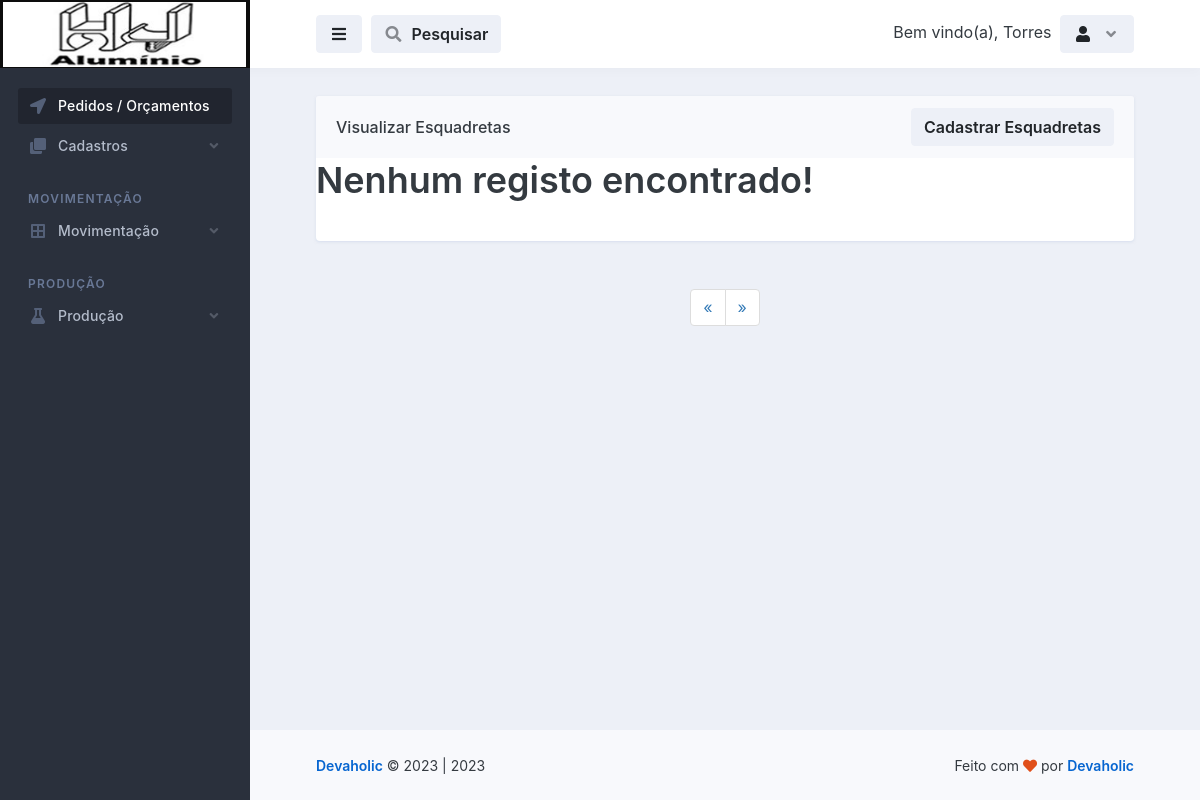
The app's page /acessorios/visualizar_acessorios.php (signed in), older data.
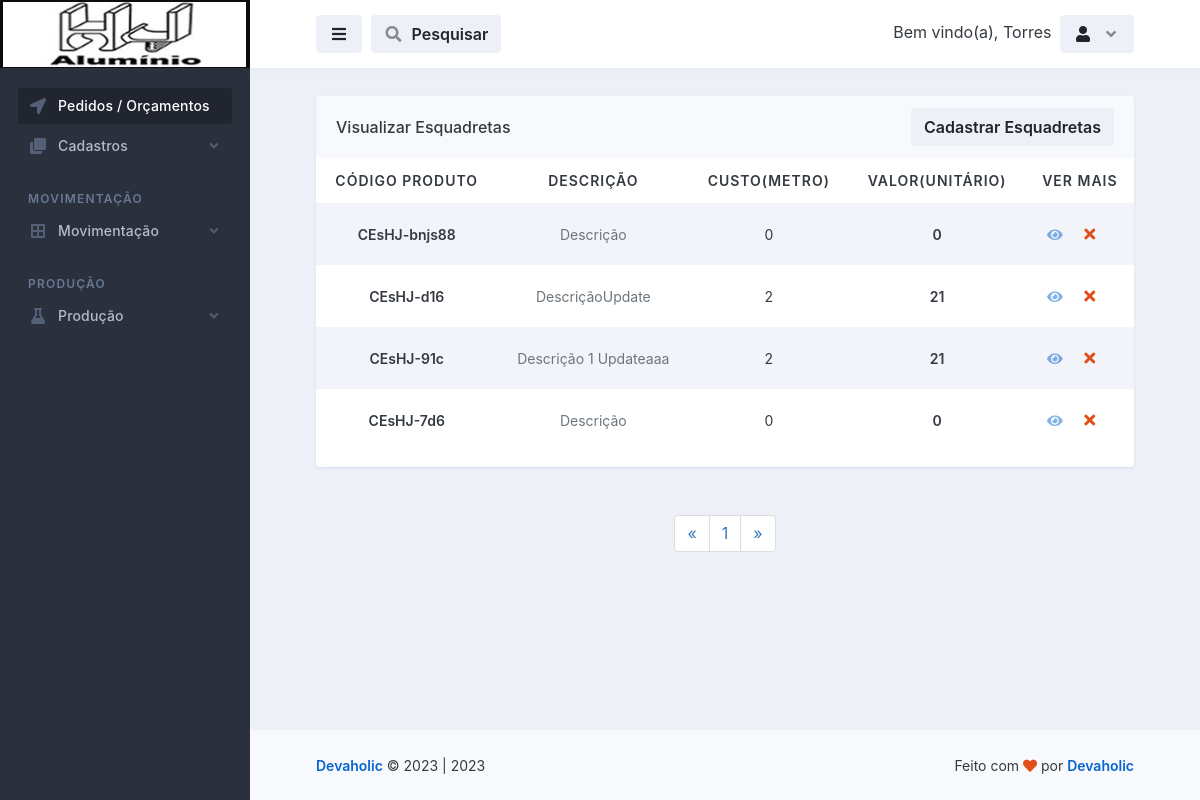
The same page, newer data.
### tables this page shows
CREATE TABLE `esquadretas` (
  `id` int(11) NOT NULL,
  `descricao` varchar(255) NOT NULL,
  `observacao` text NOT NULL,
  `custo_metro` decimal(10,0) NOT NULL,
  `markup` decimal(10,0) NOT NULL,
  `valor_unitario` decimal(10,0) NOT NULL,
  `agregar` varchar(255) NOT NULL,
  `codigo_produto` varchar(100) NOT NULL,
  `unidade` varchar(255) NOT NULL,
  `imagem` varchar(255) NOT NULL,
  `codigo_da_fabrica` varchar(100) NOT NULL,
  `ultima_alteracao` date NOT NULL,
  `ativo` varchar(20) NOT NULL
);

### database.php (called while the page is built, shortened)
<?php
    class database
    {
        public $server = 'localhost';
        public $user = 'root';
        public $pass = '';
        public $bdn = 'maxportas';
        public function __construct()
        {
            try{
            $this->conn = new PDO('mysql:host='.$this->server.'; dbname='.$this->bdn, $this->user, $this->pass);
            } catch(PDOException $e){
                echo "Error $e";
            }
        }
    }
?>

### controllers/controllers_esquadretas.php (called while the page is built, shortened)
<?php
    include "../database.php";
class controllers_esquadretas extends database
{
    public function selecionar_esquadretas()
    {
        $selecionar_esquadretas = $this->conn->prepare("SELECT * FROM esquadretas ORDER BY id DESC");
        $selecionar_esquadretas->execute();
        $resulesquadretas = $selecionar_esquadretas->fetchAll(PDO::FETCH_ASSOC);
        return $resulesquadretas;
    }
}
?>

### acessorios/visualizar_acessorios.php (the view, shortened to what the changed rows need)
<?php
$servidor = "localhost";
$usuario = "root";
$senha = "";
$dbname = "maxportas";
$conn = mysqli_connect($servidor, $usuario, $senha, $dbname);
$pagina = (isset($_GET['pagina']))? $_GET['pagina'] : 1;
$result_esquadretas = "SELECT * FROM esquadretas ORDER BY id DESC";
$resultado_esquadretas = mysqli_query($conn, $result_esquadretas);
$total_esquadretas = mysqli_num_rows($resultado_esquadretas);
$quantidade_pg = 10;
$num_pagina = ceil($total_esquadretas/$quantidade_pg);
$incio = ($quantidade_pg*$pagina)-$quantidade_pg;
$result_esquadretas = "SELECT * FROM esquadretas ORDER BY id DESC limit $incio, $quantidade_pg";
$resultado_esquadretas = mysqli_query($conn, $result_esquadretas);
?>
<!doctype html>
<html lang="en">
  <head>
    <link rel="stylesheet" id="css-main" href="../assets/css/dashmix.min.css">
    <link rel="stylesheet" href="../assets/css/pagination.css">
  </head>
  <body>
    <div id="page-container" class="sidebar-o sidebar-dark enable-page-overlay side-scroll page-header-fixed main-content-narrow">
      <main id="main-container">
        <div class="content content-full content-boxed">
          <div class="row">
            <div class="col-md-12">
              <div class="block block-rounded block-mode-loading-refresh">
                <div class="table-responsive">
                  <table class="table table-striped table-hover table-borderless table-vcenter fs-sm">
                  <?php
                    require_once "../controllers/controllers_esquadretas.php";
                    $selecionar_esquadretas = new controllers_esquadretas();
                    $result_esquadretas = $selecionar_esquadretas->selecionar_esquadretas();
                    if(count($result_esquadretas) > 0)
                    { ?>
                    <thead style="text-align: center;">
                      <tr class="text-uppercase">
                        <th>Código Produto</th>
                        <th>Descrição</th>
                        <th>Custo(metro)</th>
                        <th>Valor(Unitário)</th>
                        <th>Ver Mais</th>
                      </tr>
                    </thead>
                    <?php }?>
                    <tbody style="text-align: center;">
                        <?php
                            require_once "../controllers/controllers_esquadretas.php";
                            $selecionar_esquadretas = new controllers_esquadretas();
                            $result_esquadretas = $selecionar_esquadretas->selecionar_esquadretas();
                            if(count($result_esquadretas) > 0)
                            {
                              while($row_esquadretas = mysqli_fetch_assoc($resultado_esquadretas)){ ?>
                                <tr style="text-align: center;">
                                  <td>
                                      <span class="fw-semibold"><?php echo $row_esquadretas['codigo_produto']; ?></span>
                                  </td>
                                  <td>
                                    <span class="fs-sm text-muted"><?php echo $row_esquadretas['descricao'];?></span>
                                  </td>
                                  <td>
                                    <?php echo $row_esquadretas['custo_metro']; ?>
                                  </td>
                                  <td>
                                      <span class="fw-semibold"><?php echo $row_esquadretas['valor_unitario']; ?></span>
                                  </td>
                                  <td class="text-center text-nowrap fw-medium" style="display: flex; justify-content: center; align-items: center;">
                                    <a href="vermais_esquadretas.php?view_esquadretas=<?php $idCriptografado = base64_encode($row_esquadretas['id']); echo $idCriptografado;?>">
                                        <i class="fa fa-eye me-1 opacity-50"></i>
                                    </a>
                                    <?php
                                       echo "<button class='btn' onclick='abrirModal(".$row_esquadretas['id'].")'><i class='fa fa-fw fa-times text-danger'></i></button>";
                                    ?>
                                  </td>
                                </tr>
                          <?php } } else { echo "<h1>Nenhum registo encontrado!</h1>"; } ?>
                    </tbody>
                  </table>
                </div>
                </div>
                <nav class="text-center">
                  <ul class="pagination">
                    <?php
                    for($i = 1; $i < $num_pagina + 1; $i++){ ?>
                      <li><a href="visualizar_esquadretas.php?pagina=<?php echo $i; ?>"><?php echo $i; ?></a>
                      </li>
                    <?php } ?>
                  </ul>
                </nav>
              </div>
        </div>
      </main>
    </div>
  </body>
</html>

Row changes from the older to the newer data that the page shows:
added esquadretas: codigo_produto "CEsHJ-bnjs88", descricao "Descrição", custo_metro "0", valor_unitario "0"
added esquadretas: codigo_produto "CEsHJ-d16", descricao "DescriçãoUpdate", custo_metro "2", valor_unitario "21"
added esquadretas: codigo_produto "CEsHJ-91c", descricao "Descrição 1 Updateaaa", custo_metro "2", valor_unitario "21"
added esquadretas: codigo_produto "CEsHJ-7d6", descricao "Descrição", custo_metro "0", valor_unitario "0"
Text that changed along with them:
text no longer shown: "Nenhum registo encontrado!"
text now shown: "CÓDIGO PRODUTO DESCRIÇÃO CUSTO(METRO) VALOR(UNITÁRIO) VER MAIS"
new list line: "1"
